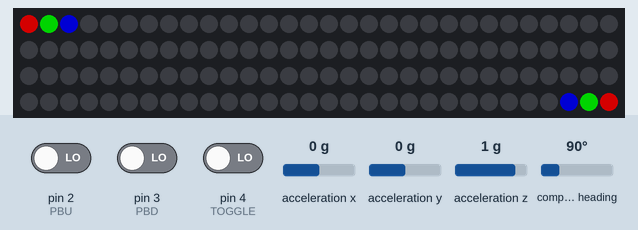
This sketch was run on a simulated Arduino Uno, built with avr-gcc and run on an emulated ATmega328P. Shown: 120 RGB LEDs in strip order, left to right, continuing on the next row. The inputs (shaded band) are chosen by the test bench; at power-on: pin 4 (TOGGLE) LOW, pin 3 (PBD) LOW, pin 2 (PBU) LOW, acceleration x 0 g, acceleration y 0 g, acceleration z 1 g, compass heading 90°. Dim RGB values are drawn brighter than linear; the audio player accepts every command and is not drawn.

Above: at 0.1 s.
2.9 s: pin 4 (TOGGLE) driven HIGH
At 4.3 s:
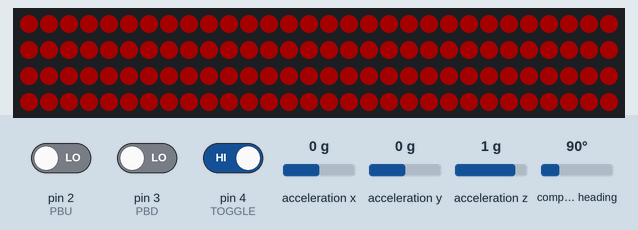
5.0 s: pin 3 (PBD) driven HIGH
At 7.3 s:
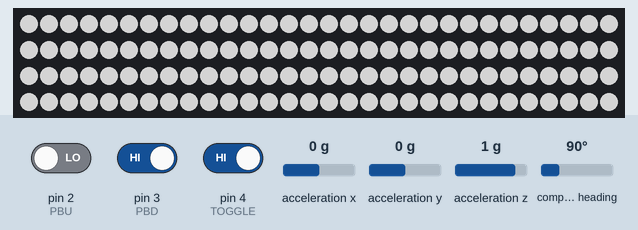
7.7 s: pin 4 (TOGGLE) driven LOW
At 8.75 s:
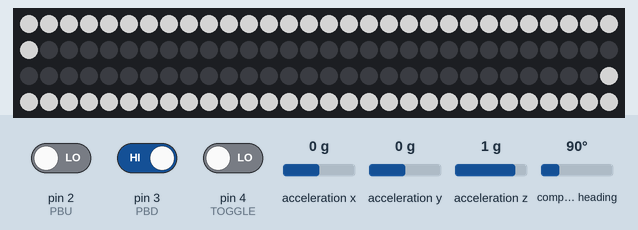
Timing chart, 0 to 10.7 s (numbered marks = the images above; inputs shaded):
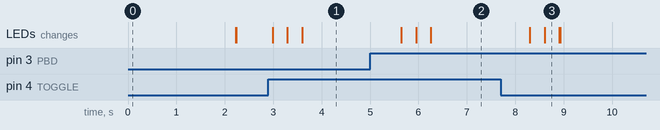

Measured:
- after the input at 2.9 s, the LEDs: first change after 0.09 s (image 1 shows a later state)
- after the input at 5.0 s, the LEDs: first change after 0.64 s (image 2 shows a later state)
- after the input at 7.7 s, the LEDs: first change after 0.60 s (image 3 shows a later state)

The sketch:

LightSaber.ino
```cpp
//LightSaber V4.0
#include <FastLED.h>
#include <Wire.h>
#include <Adafruit_Sensor.h>
#include <Adafruit_BNO055.h>
#include <utility/imumaths.h>
//#include <DFRobotDFPlayerMini.h>
#include <DFPlayerMini_Fast.h>
#include <SoftwareSerial.h> //RX and TX lines
//define number of LEDs on strip
#define NUM_LEDS 120

/*
################################################################################
configable Variables
*/

//pins
  #define LED_PIN 6
  #define PBU 2
  #define PBD 3
  #define TOGGLE 4//toggle on function
  #define MP3RX 11
  #define MP3TX 10

#define MY_BRIGHTNESS 128//brightness 0-255
#define NUM_COLORS 11
const int t = 5;//delay time as we step through to get to the correct color

/*
################################################################################
Variables
*/

CRGB leds[NUM_LEDS];
volatile uint8_t count = 0;
uint32_t prevIntUp = 0;
uint32_t prevIntDown = 0;
bool isOn = false;
bool wasOn = true;
CHSV myColor[NUM_COLORS];
CRGB off = CRGB(0,0,0);
SoftwareSerial mySoftwareSerial(MP3RX, MP3TX); //Setup communication with MP3 Module
//DFRobot
DFPlayerMini_Fast myDFPlayer; // Naming the module
Adafruit_BNO055 bno = Adafruit_BNO055(55);

/*
################################################################################
Setup
*/

void setup()
{
  pinMode(TOGGLE, INPUT);
  pinMode(PBU, INPUT);
  pinMode(PBD, INPUT);

  attachInterrupt(digitalPinToInterrupt(PBU), NextColorBoy, RISING);
  attachInterrupt(digitalPinToInterrupt(PBD), PrevColorBoy, RISING);

  FastLED.addLeds<WS2812B, LED_PIN, GRB>(leds, NUM_LEDS);//setup the led strip
  FastLED.setBrightness(MY_BRIGHTNESS);//set brightness 0-255
  FastLED.setMaxPowerInMilliWatts(25000);
  FastLED.setCorrection(TypicalPixelString);//Might need this to get proper colors

  FastLED.showColor(off);//set all LEDs to black immediately
  leds[0]   = CRGB(255,0,0);//set 1st led red
  leds[1]   = CRGB(0,255,0);//second green
  leds[2]   = CRGB(0,0,255);//third blue
  leds[117] = CRGB(0,0,255);//3rd to last blue
  leds[118] = CRGB(0,255,0);//2nd to last green
  leds[119] = CRGB(255,0,0);//set last led red
  FastLED.show();

  //array length is NUM_COLORS. This variable stores our array length
  myColor[0]  = CHSV(0,255,142);//Red
  myColor[1]  = CHSV(24,255,255);//Orange
  myColor[2]  = CHSV(64,255,250);//Yellow
  myColor[3]  = CHSV(80,255,225);//lime
  myColor[4]  = CHSV(96,255,255);//Green
  myColor[5]  = CHSV(140,255,255);//cyan
  myColor[6]  = CHSV(165,255,255);//Blue
  myColor[7]  = CHSV(180,160,250);//purple
  myColor[8]  = CHSV(210,255,255);//Magenta
  myColor[9]  = CHSV(220,140,250);//Pinkish
  myColor[10] = CHSV(0,0,255);//white

  FastLED.delay(1000);
  FastLED.showColor(off);
  FastLED.show();

  //moving on to mp3 Setup
  bno.begin();
  /* Initialise the sensor */
  bno.setExtCrystalUse(true);
  mySoftwareSerial.begin(9600);
  myDFPlayer.begin(mySoftwareSerial);
  myDFPlayer.stop();
  myDFPlayer.reset();
  myDFPlayer.volume(30); // setting volume from 1-30
  myDFPlayer.loop(false);
}//setup()

/*
################################################################################
loop()
*/

void loop()
{
  isOn = digitalRead(TOGGLE);
  if(isOn)
  {
    if (!wasOn)
    {
      myDFPlayer.play(1);// on sound
      delay(15);
    }
    myDFPlayer.loop(2);
    wasOn = true;
    myDFPlayer.stop();
    if (count < NUM_COLORS)
    {
      ColorPickyBoy(myColor[count]);
    }
    isMoving();
  }//if on
  if(!isOn && wasOn)
  {
    wasOn = false;
    myDFPlayer.play(3); // off sound
    int i = NUM_LEDS/2 - 1;
    int j = NUM_LEDS/2;
    while(i >= 0)
    {
      leds[i] = off;
      leds[j] = off;
      FastLED.show();
      FastLED.delay(t);//show and delay for t milliseconds
      fadeToBlackBy(leds,NUM_LEDS,(NUM_LEDS/2)/MY_BRIGHTNESS);
      i--;
      j++;
    }
    while (myDFPlayer.isPlaying());
  }//turn off
}//loop()

/*
################################################################################
Methods
*/
void isMoving()
{
  imu::Vector<3> acc = bno.getVector(Adafruit_BNO055::VECTOR_ACCELEROMETER);

  if(acc.z() > 25)
  {
    //Lightsaber Swing Noise
    myDFPlayer.play(4); //swing sound
    while(myDFPlayer.isPlaying());
  }//fi
}//isMoving()

void ColorPickyBoy(CHSV color)
{
  if (isOn)
  {
    int i = 0;
    int j = NUM_LEDS-1;
    while(i < NUM_LEDS/2)
    {
      leds[i] = color;
      leds[j] = color;
      FastLED.show();
      FastLED.delay(t);//show and delay for t milliseconds
      i++;
      j--;
    }//while
  }//if on
}//colorPickyBoy()

void NextColorBoy()
{
  uint32_t interruptTime = millis();
  if (interruptTime - prevIntUp > 50)
  {
    if (count < 10)
      count++;
    else
      count = 0;
  }
  prevIntUp = interruptTime;
}

void PrevColorBoy()
{
  uint32_t interruptTime = millis();
  if (interruptTime - prevIntDown > 50)
  {
    if (count > 0)
      count--;
    else
      count = 10;
  }
  prevIntDown = interruptTime;
}
```
